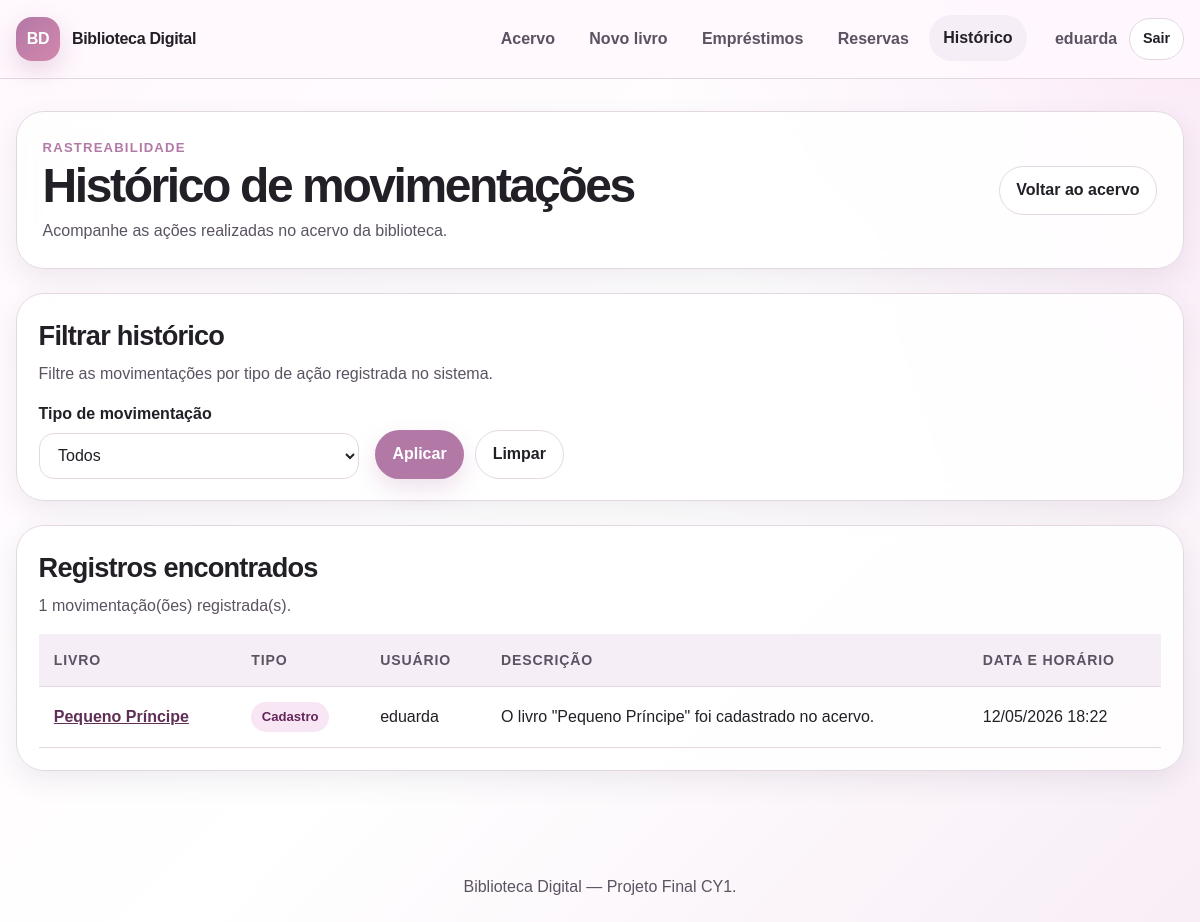
Screenshot of /historico/ (signed in) with the database file from the repository.
### livros/models.py (models this page shows, shortened)
class MovimentacaoLivro(models.Model):
    TIPO_CADASTRO = 'cadastro'
    TIPO_EDICAO = 'edicao'
    TIPO_EXCLUSAO = 'exclusao'
    TIPO_ALTERACAO_STATUS = 'alteracao_status'
    TIPO_EMPRESTIMO = 'emprestimo'
    TIPO_DEVOLUCAO = 'devolucao'
    TIPO_RESERVA = 'reserva'
    TIPO_CHOICES = [
        (TIPO_CADASTRO, 'Cadastro'),
        (TIPO_EDICAO, 'Edição'),
        (TIPO_EXCLUSAO, 'Exclusão'),
        (TIPO_ALTERACAO_STATUS, 'Alteração de status'),
        (TIPO_EMPRESTIMO, 'Empréstimo'),
        (TIPO_DEVOLUCAO, 'Devolução'),
        (TIPO_RESERVA, 'Reserva'),
    ]
    livro = models.ForeignKey(
        Livro,
        verbose_name='livro',
        on_delete=models.SET_NULL,
        null=True,
        blank=True,
        related_name='movimentacoes',
    )
    titulo_livro = models.CharField('título do livro', max_length=150)
    usuario = models.ForeignKey(
        settings.AUTH_USER_MODEL,
        verbose_name='usuário responsável',
        on_delete=models.SET_NULL,
        null=True,
        blank=True,
    )
    tipo_movimentacao = models.CharField(
        'tipo de movimentação',
        max_length=30,
        choices=TIPO_CHOICES,
    )
    descricao = models.TextField('descrição', blank=True)
    data_movimentacao = models.DateTimeField('data da movimentação', auto_now_add=True)
    class Meta:
        ordering = ['-data_movimentacao']
        verbose_name = 'Movimentação de Livro'
        verbose_name_plural = 'Movimentações de Livros'
    @classmethod
    def tipos_validos(cls):
        return [choice[0] for choice in cls.TIPO_CHOICES]

### livros/views.py (the view)
# urls.py: path('historico/', views.historico_movimentacoes, name='historico_movimentacoes'),
@login_required
def historico_movimentacoes(request):
    tipo = request.GET.get('tipo', '').strip()
    movimentacoes = MovimentacaoLivro.objects.select_related('livro', 'usuario')
    if tipo in MovimentacaoLivro.tipos_validos():
        movimentacoes = movimentacoes.filter(tipo_movimentacao=tipo)
    return render(request, 'livros/historico_movimentacoes.html', {
        'movimentacoes': movimentacoes,
        'tipo_selecionado': tipo,
        'tipo_choices': MovimentacaoLivro.TIPO_CHOICES,
    })

### templates/livros/historico_movimentacoes.html (shortened to what this page needs)
{% extends 'livros/base.html' %}
{% block content %}
<section class="cabecalho-pagina">
    <div>
        <p class="pre-titulo">Rastreabilidade</p>
        <h1>Histórico de movimentações</h1>
        <p class="texto-suave">Acompanhe as ações realizadas no acervo da biblioteca.</p>
    </div>
    <a href="{% url 'lista_livros' %}" class="btn btn-outline">Voltar ao acervo</a>
</section>
<section class="painel-filtros" aria-labelledby="titulo-filtro-historico">
    <div class="painel-titulo">
        <h2 id="titulo-filtro-historico">Filtrar histórico</h2>
        <p>Filtre as movimentações por tipo de ação registrada no sistema.</p>
    </div>
    <form method="get" class="form-filtros historico-filtro">
        <div class="grupo-campo">
            <label for="filtro-tipo">Tipo de movimentação</label>
            <select id="filtro-tipo" name="tipo" class="campo-formulario" data-auto-submit="true">
                <option value="">Todos</option>
            </select>
        </div>
        <div class="acoes-filtro">
            <button class="btn btn-secundario" type="submit">Aplicar</button>
            <a class="btn btn-outline" href="{% url 'historico_movimentacoes' %}">Limpar</a>
        </div>
    </form>
</section>
<section class="painel-listagem" aria-labelledby="titulo-lista-historico">
    <div class="painel-titulo">
        <h2 id="titulo-lista-historico">Registros encontrados</h2>
        <p>{{ movimentacoes|length }} movimentação(ões) registrada(s).</p>
    </div>
    {% if movimentacoes %}
    <div class="tabela-responsiva">
        <table class="tabela-livros tabela-historico">
            <thead>
                <tr>
                    <th scope="col">Livro</th>
                    <th scope="col">Tipo</th>
                    <th scope="col">Usuário</th>
                    <th scope="col">Descrição</th>
                    <th scope="col">Data e horário</th>
                </tr>
            </thead>
            <tbody>
                {% for item in movimentacoes %}
                <tr>
                    <td data-label="Livro">
                        {% if item.livro %}
                        <a href="{% url 'detalhe_livro' item.livro.id %}" class="link-tabela">{{ item.titulo_livro }}</a>
                        {% else %}
                        {{ item.titulo_livro }} <span class="texto-tabela">registro excluído</span>
                        {% endif %}
                    </td>
                    <td data-label="Tipo"><span class="badge badge-historico">{{ item.get_tipo_movimentacao_display }}</span></td>
                    <td data-label="Usuário">{% if item.usuario %}{{ item.usuario.get_username }}{% else %}Usuário removido{% endif %}</td>
                    <td data-label="Descrição">{{ item.descricao }}</td>
                    <td data-label="Data e horário">{{ item.data_movimentacao|date:'d/m/Y H:i' }}</td>
                </tr>
                {% endfor %}
            </tbody>
        </table>
    </div>
    {% else %}
    <article class="estado-vazio compacto">
        <h3>Nenhuma movimentação encontrada</h3>
        <p>As ações feitas no acervo aparecerão nesta página.</p>
    </article>
    {% endif %}
</section>
{% endblock %}

### templates/livros/base.html (shortened to what this page needs)
{% load static %}
<!DOCTYPE html>
<html lang="pt-br">
<head>
    <link rel="stylesheet" href="{% static 'css/style.css' %}">
</head>
<body>
    {% if user.is_authenticated %}
    <header class="topo-site">
        <nav class="navbar" aria-label="Navegação principal">
            <a class="navbar-brand" href="{% url 'lista_livros' %}" aria-label="Ir para a página inicial da Biblioteca Digital">
                <span class="brand-icone" aria-hidden="true">BD</span>
                <span>Biblioteca Digital</span>
            </a>
            <div class="navbar-menu" id="menu-principal">
                <a href="{% url 'lista_livros' %}" class="nav-link {% if request.resolver_match.url_name == 'lista_livros' %}ativo{% endif %}">Acervo</a>
                <a href="{% url 'cadastrar_livro' %}" class="nav-link {% if request.resolver_match.url_name == 'cadastrar_livro' %}ativo{% endif %}">Novo livro</a>
                <a href="{% url 'listar_emprestimos' %}" class="nav-link {% if request.resolver_match.url_name == 'listar_emprestimos' %}ativo{% endif %}">Empréstimos</a>
                <a href="{% url 'listar_reservas' %}" class="nav-link {% if request.resolver_match.url_name == 'listar_reservas' %}ativo{% endif %}">Reservas</a>
                <a href="{% url 'historico_movimentacoes' %}" class="nav-link {% if request.resolver_match.url_name == 'historico_movimentacoes' %}ativo{% endif %}">Histórico</a>
            </div>
            <div class="usuario-navbar" aria-label="Informações do usuário">
                <span class="usuario-nome">{{ user.get_username }}</span>
                <a href="{% url 'logout' %}" class="btn btn-outline btn-pequeno">Sair</a>
            </div>
        </nav>
    </header>
    {% endif %}
    <main id="conteudo-principal" class="conteudo-principal" tabindex="-1">
        {% block content %}{% endblock %}
    </main>
    {% if user.is_authenticated %}
    <footer class="rodape-site">
        <p>Biblioteca Digital — Projeto Final CY1.</p>
    </footer>
    {% endif %}
</body>
</html>

### rows the page displays
MovimentacaoLivro: titulo_livro "Pequeno Príncipe", tipo_movimentacao "Cadastro", usuario.get_username "eduarda", descricao "O livro \"Pequeno Príncipe\" foi cadastrado no acervo.", data_movimentacao "12/05/2026 18:22"

### other values shown
{{ user.get_username }} "eduarda"
{{ movimentacoes|length }} "1"
